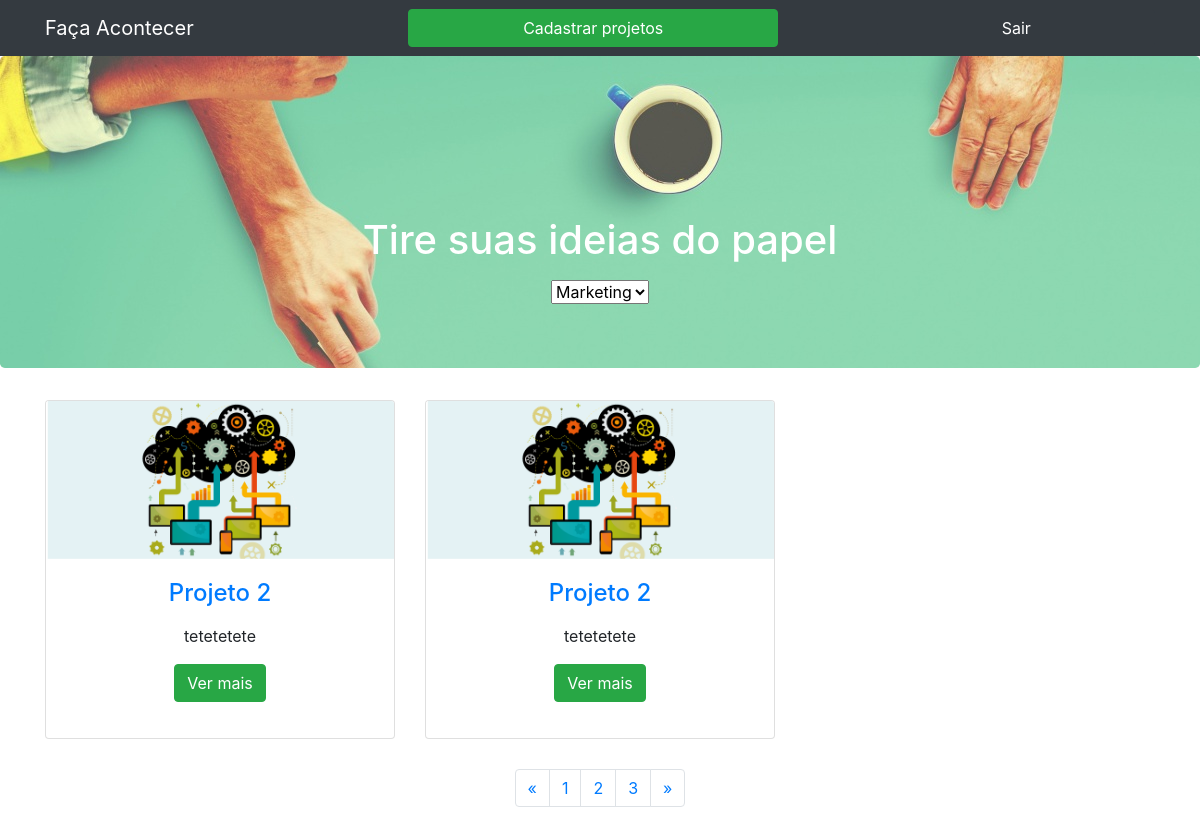
Page /portfolio.php on the earlier database version.
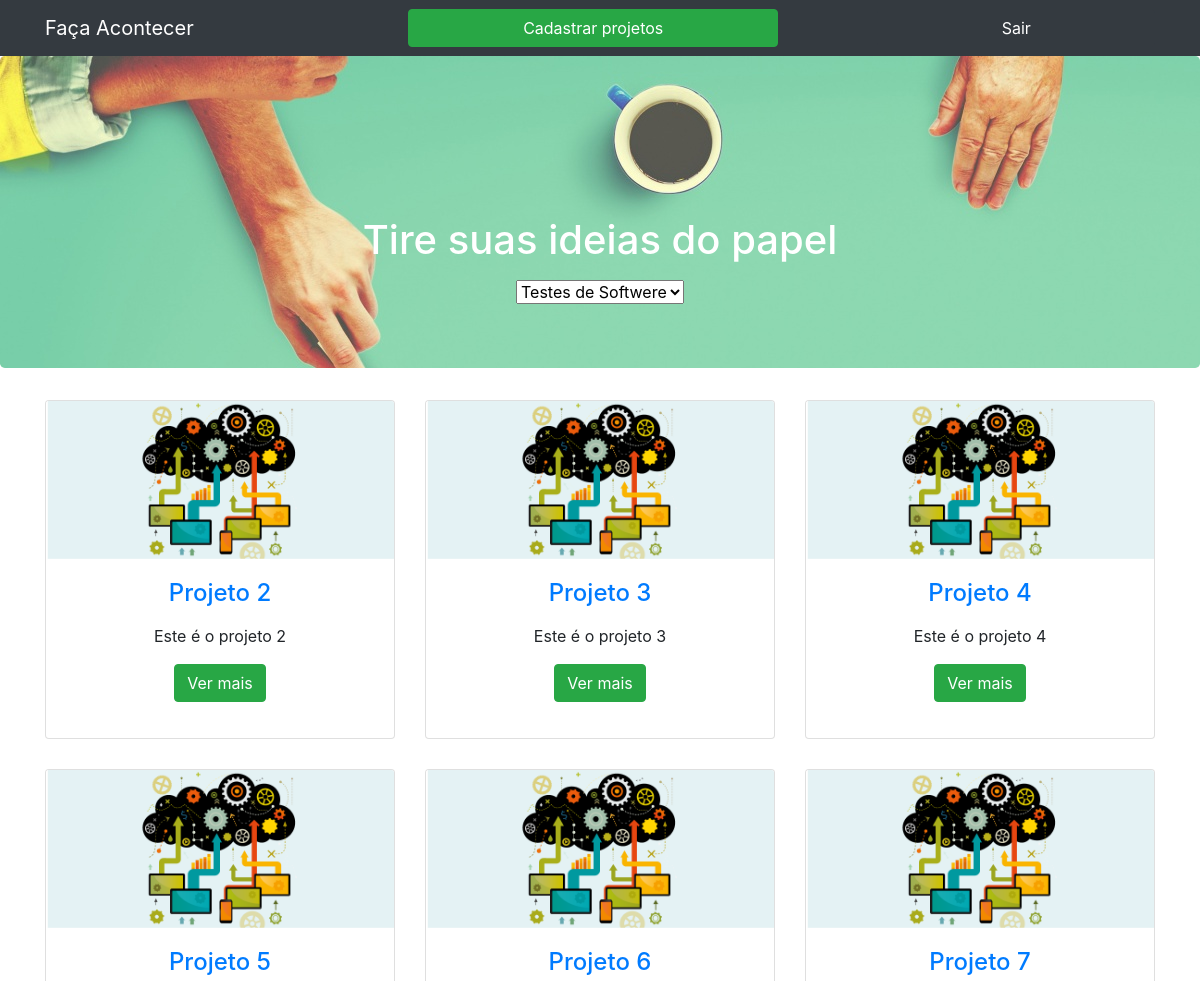
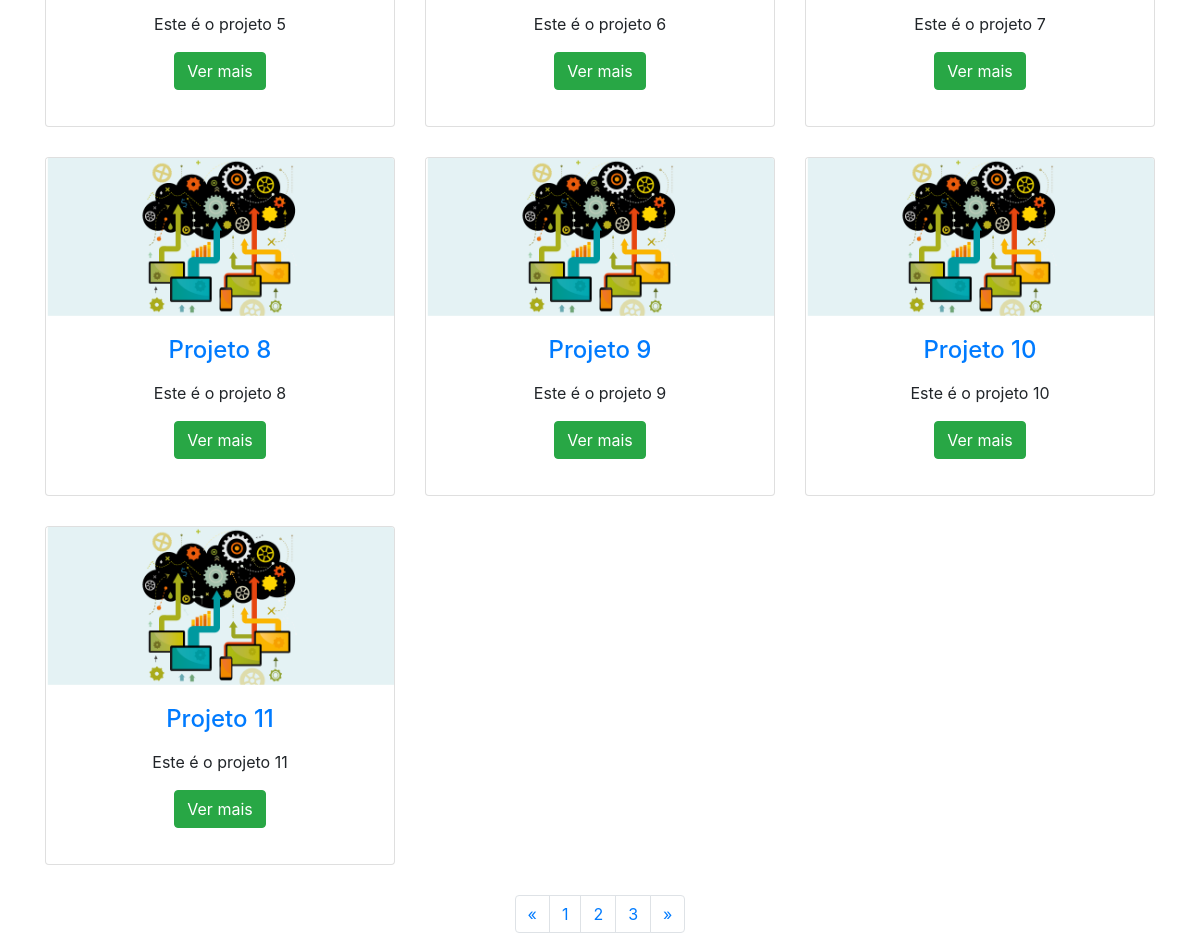
Same page on the later database version (2 pictures, top to bottom).
### tables this page shows
CREATE TABLE `projetos` (
  `id_projetos` int(11) NOT NULL,
  `data_created` timestamp NOT NULL DEFAULT CURRENT_TIMESTAMP ON UPDATE CURRENT_TIMESTAMP,
  `nome_projeto` varchar(50) NOT NULL DEFAULT 'NOT NULL',
  `img_projeto` longblob NOT NULL,
  `resumo_projetos` varchar(100) NOT NULL,
  `descricao_projeto` varchar(300) NOT NULL,
  `autor_projeto` varchar(50) NOT NULL DEFAULT 'NOT NULL',
  `contato_projeto` varchar(50) DEFAULT NULL,
  `tag` varchar(50) NOT NULL DEFAULT 'NOT NULL',
  `email` varchar(50) NOT NULL DEFAULT 'NOT NULL'
);

### portfolio.php (the view, shortened to what this page needs)
<?php
include_once ("conexaobd.php");
$result_projetos = "SELECT * FROM projetos";
$resultado_projetos = mysqli_query ($connect, $result_projetos);
 ?>
<!DOCTYPE html>
<html lang="en">
  <head>
    <link href="css/bootstrap.min.css" rel="stylesheet">
    <link href="css/modern-business.css" rel="stylesheet">
  </head>
  <body>
    <nav class="navbar fixed-top navbar-expand-lg navbar-dark bg-dark fixed-top ">
      <div class="container">
        <a class="navbar-brand "   href="#">Faça Acontecer</a>
            <a class="nav-item">
             <a  class="btn btn-success col-sm-4 "  href="form_cadastro - projetos.php">Cadastrar projetos</a>
             <a class="btn btn-dark  col-sm-3"  href="sair.php"> Sair</a>
            </a>
        </div>
    </nav>
 <section class="jumbotron text-center" style="background-image: url(img/start_up.jpg);">
        <div class="container">
          <br>
          <br>
		  <br>
		  <br>
		  <h1 class="jumbotron-heading" style="color: #ffff ">Tire suas  ideias  do papel</h1>
				<form action="" method="post" enctype="multipart/form-data">
						<select name="Categoria">
							<?php
							$consulta = "select tag from projetos";
							$resultado = mysqli_query($connect, $consulta);
							while($row=mysqli_fetch_array($resultado, MYSQLI_ASSOC)){
							echo "<option value='".$row['tag']."'>".$row['tag']."</option>";
							}
							?>
						</select>
				</form>
        </div>
      </section>
    <div class="container"  >
        <div class="row">
       <?php while ($row_projetos = mysqli_fetch_assoc($resultado_projetos)) { ?>
        <div class="col-lg-4 col-sm-6 portfolio-item">
          <div class="card h-100">
            <img class="card-img-top" src= img/projeto.png >
            <div class="card-body caption text-center" >
              <h4 class="card-title">
                 <a href="perfil_projeto.php ?id_projetos=<?php echo $row_projetos['id_projetos']; ?>" ><?php echo $row_projetos ['nome_projeto'];?> </a>
              </h4>
              <p class="card-text"> </p> <?php echo $row_projetos ['resumo_projetos']; ?>
              <p> <a href="perfil_projeto.php ?id_projetos=<?php echo $row_projetos['id_projetos']; ?>"  class="btn btn-success" role= "butom" > Ver mais </a></p>
            </div>
          </div>
      </div>
            <?php } ?>
      </div>
      <ul class="pagination justify-content-center">
        <li class="page-item">
          <a class="page-link" href="#" aria-label="Previous">
            <span aria-hidden="true">&laquo;</span>
          </a>
        </li>
        <li class="page-item">
          <a class="page-link" href="#">1</a>
        </li>
        <li class="page-item">
          <a class="page-link" href="#">2</a>
        </li>
        <li class="page-item">
          <a class="page-link" href="#">3</a>
        </li>
        <li class="page-item">
          <a class="page-link" href="#" aria-label="Next">
            <span aria-hidden="true">&raquo;</span>
          </a>
        </li>
      </ul>
    </div>
  </body>
</html>

### css/modern-business.css (style rules this page uses)
body { padding-top: 54px; }
@media (min-width: 992px) { body { padding-top: 56px; } }
.portfolio-item { margin-bottom: 30px; }

Differences in the rows shown:
removed projetos: nome_projeto "Projeto 2", resumo_projetos "tetetetete"
removed projetos: nome_projeto "Projeto 2", resumo_projetos "tetetetete"
added projetos: nome_projeto "Projeto 2", resumo_projetos "Este é o projeto 2"
added projetos: nome_projeto "Projeto 3", resumo_projetos "Este é o projeto 3"
added projetos: nome_projeto "Projeto 4", resumo_projetos "Este é o projeto 4"
added projetos: nome_projeto "Projeto 5", resumo_projetos "Este é o projeto 5"
added projetos: nome_projeto "Projeto 6", resumo_projetos "Este é o projeto 6"
added projetos: nome_projeto "Projeto 7", resumo_projetos "Este é o projeto 7"
added projetos: nome_projeto "Projeto 8", resumo_projetos "Este é o projeto 8"
added projetos: nome_projeto "Projeto 9", resumo_projetos "Este é o projeto 9"
added projetos: nome_projeto "Projeto 10", resumo_projetos "Este é o projeto 10"
added projetos: nome_projeto "Projeto 11", resumo_projetos "Este é o projeto 11"
Other differences:
form field Categoria: "Marketing" → "Testes de Softwere"
